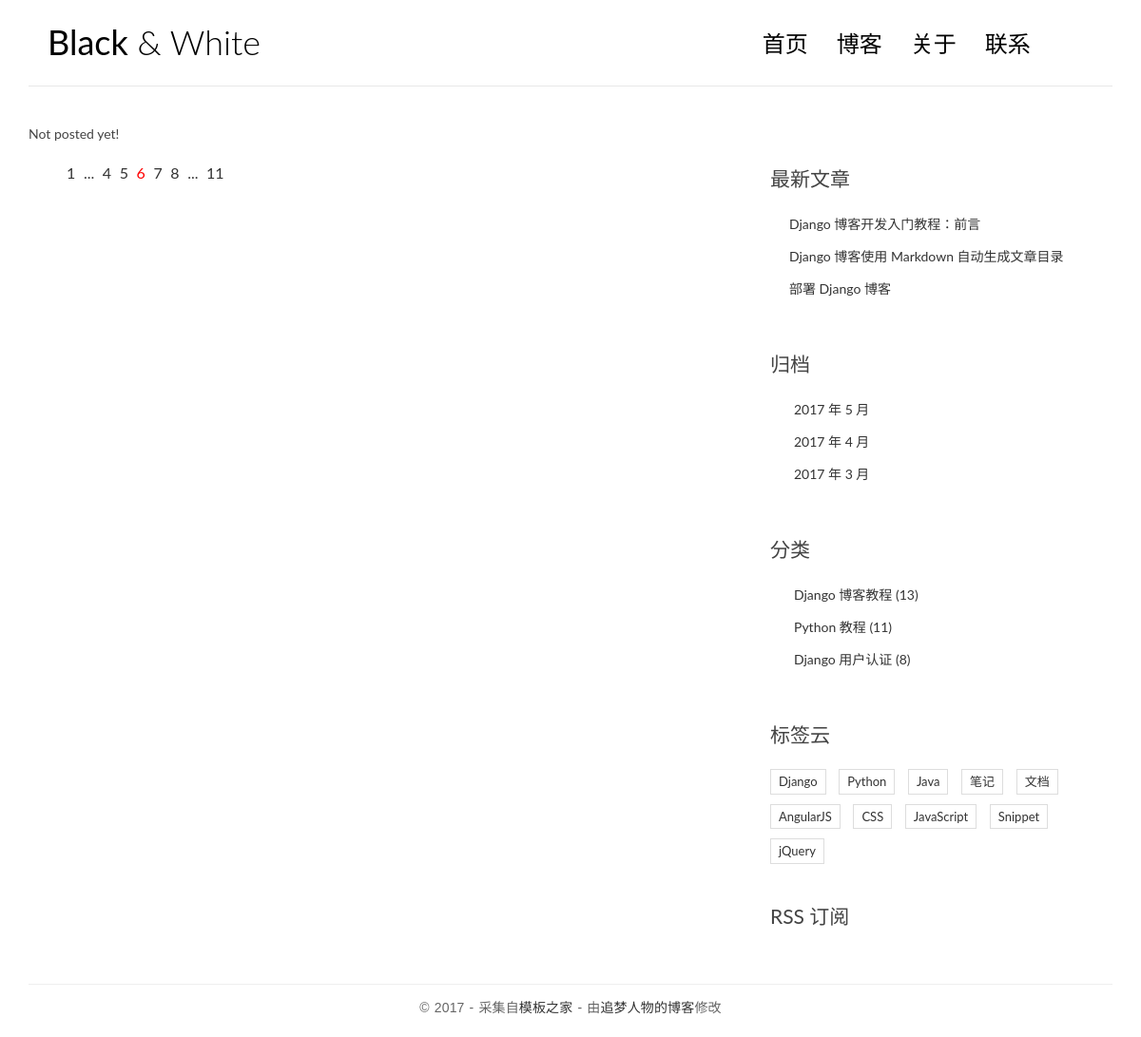
Before: / with the older database file.
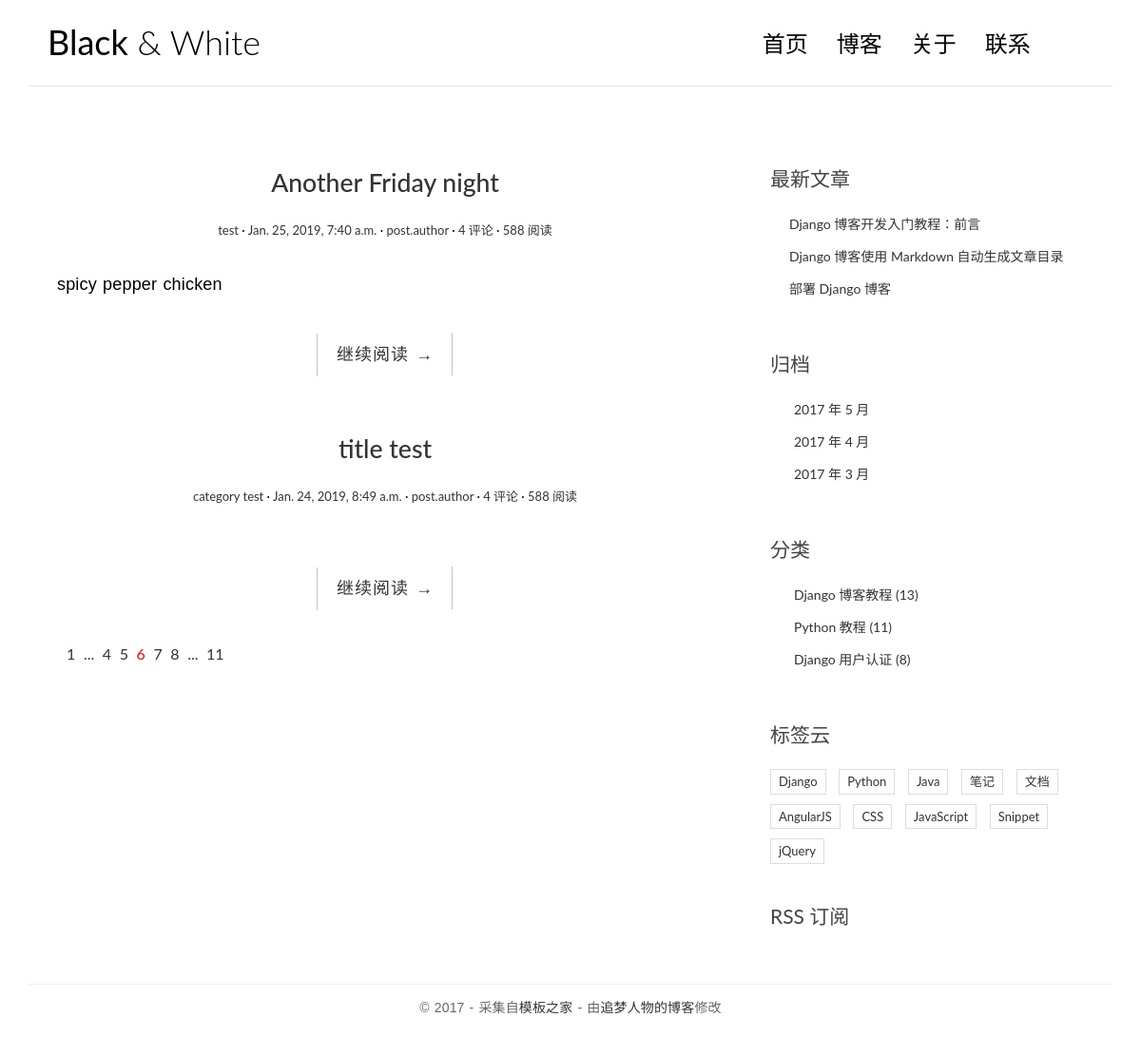
After: the same page with the newer database file.
### blog/models.py (models this page shows, shortened)
class Post(models.Model):
	title=models.CharField(max_length=70)
	body=models.TextField()
	excerpt=models.CharField(max_length=200,blank=True)
	created_time=models.DateTimeField()
	modified_time=models.DateTimeField()
	category=models.ForeignKey(Category)
	tags=models.ManyToManyField(Tag,blank=True)
	author=models.ForeignKey(User)

class Category(models.Model):
	name=models.CharField(max_length=100)

### blog/views.py (the view)
# urls.py: url(r'^$',views.index,name='index'),
def index(request):
	post_list=Post.objects.all().order_by('-created_time')
	return render(request,'blog/index.html',context={'post_list':post_list})

### templates/blog/index.html (shortened to what this page needs)
{% load staticfiles %}
<!DOCTYPE html>
<html>
<head>
    <link rel="stylesheet" href="https://maxcdn.bootstrapcdn.com/bootstrap/3.4.0/css/bootstrap.min.css">
    <link rel="stylesheet" href="http://code.ionicframework.com/ionicons/2.0.1/css/ionicons.min.css">
    <link rel="stylesheet" href="{% static 'blog/css/pace.css' %}">
    <link rel="stylesheet" href="{% static 'blog/css/custom.css' %}">
</head>
<body>
<div class="container">
    <header id="site-header">
        <div class="row">
            <div class="col-md-4 col-sm-5 col-xs-8">
                <div class="logo">
                    <h1><a href="index.html"><b>Black</b> &amp; White</a></h1>
                </div>
            </div>
            <div class="col-md-8 col-sm-7 col-xs-4">
                <nav class="main-nav" role="navigation">
                    <div class="collapse navbar-collapse" id="bs-example-navbar-collapse-1">
                        <ul class="nav navbar-nav navbar-right">
                            <li class="cl-effect-11"><a href="index.html" data-hover="首页">首页</a></li>
                            <li class="cl-effect-11"><a href="full-width.html" data-hover="博客">博客</a></li>
                            <li class="cl-effect-11"><a href="about.html" data-hover="关于">关于</a></li>
                            <li class="cl-effect-11"><a href="contact.html" data-hover="联系">联系</a></li>
                        </ul>
                    </div>
                </nav>
            </div>
        </div>
    </header>
</div>
<div class="content-body">
    <div class="container">
        <div class="row">
            <main class="col-md-8">
                {% for post in post_list %}
                <article class="post post-{{post.pk}}">
                    <header class="entry-header">
                        <h1 class="entry-title">
                            <a href="single.html">{{post.title}}</a>
                        </h1>
                        <div class="entry-meta">
                            <span class="post-category"><a href="#">{{ post.category.name }}</a></span>
                            <span class="post-date"><a href="#"><time class="entry-date"
                                                                      datetime="2012-11-09T23:15:57+00:00">{{post.created_time}}</time></a></span>
                            <span class="post-author"><a href="#">post.author</a></span>
                            <span class="comments-link"><a href="#">4 评论</a></span>
                            <span class="views-count"><a href="#">588 阅读</a></span>
                        </div>
                    </header>
                    <div class="entry-content clearfix">
                        <p>{{post.excerpt}}</p>
                        <div class="read-more cl-effect-14">
                            <a href="#" class="more-link">继续阅读 <span class="meta-nav">→</span></a>
                        </div>
                    </div>
                </article>
                {% empty %}
                    <div class="no-post">Not posted yet!</div>
                {% endfor %}
                <div class="pagination">
                    <ul>
                        <li><a href="">1</a></li>
                        <li><a href="">...</a></li>
                        <li><a href="">4</a></li>
                        <li><a href="">5</a></li>
                        <li class="current"><a href="">6</a></li>
                        <li><a href="">7</a></li>
                        <li><a href="">8</a></li>
                        <li><a href="">...</a></li>
                        <li><a href="">11</a></li>
                    </ul>
                </div>
            </main>
            <aside class="col-md-4">
                <div class="widget widget-recent-posts">
                    <h3 class="widget-title">最新文章</h3>
                    <ul>
                        <li>
                            <a href="#">Django 博客开发入门教程：前言</a>
                        </li>
                        <li>
                            <a href="#">Django 博客使用 Markdown 自动生成文章目录</a>
                        </li>
                        <li>
                            <a href="#">部署 Django 博客</a>
                        </li>
                    </ul>
                </div>
                <div class="widget widget-archives">
                    <h3 class="widget-title">归档</h3>
                    <ul>
                        <li>
                            <a href="#">2017 年 5 月</a>
                        </li>
                        <li>
                            <a href="#">2017 年 4 月</a>
                        </li>
                        <li>
                            <a href="#">2017 年 3 月</a>
                        </li>
                    </ul>
                </div>
                <div class="widget widget-category">
                    <h3 class="widget-title">分类</h3>
                    <ul>
                        <li>
                            <a href="#">Django 博客教程 <span class="post-count">(13)</span></a>
                        </li>
                        <li>
                            <a href="#">Python 教程 <span class="post-count">(11)</span></a>
                        </li>
                        <li>
                            <a href="#">Django 用户认证 <span class="post-count">(8)</span></a>
                        </li>
                    </ul>
                </div>
                <div class="widget widget-tag-cloud">
                    <h3 class="widget-title">标签云</h3>
                    <ul>
                        <li>
                            <a href="#">Django</a>
                        </li>
                        <li>
                            <a href="#">Python</a>
                        </li>
                        <li>
                            <a href="#">Java</a>
                        </li>
                        <li>
                            <a href="#">笔记</a>
                        </li>
                        <li>
                            <a href="#">文档</a>
                        </li>
                        <li>
                            <a href="#">AngularJS</a>
                        </li>
                        <li>
                            <a href="#">CSS</a>
                        </li>
                        <li>
                            <a href="#">JavaScript</a>
                        </li>
                        <li>
                            <a href="#">Snippet</a>
                        </li>
                        <li>
                            <a href="#">jQuery</a>
                        </li>
                    </ul>
                </div>
                <div class="rss">
                    <a href=""> RSS 订阅</a>
                </div>
            </aside>
        </div>
    </div>
</div>
<footer id="site-footer">
    <div class="container">
        <div class="row">
            <div class="col-md-12">
                <p class="copyright">&copy 2017 - 采集自<a href="http://www.cssmoban.com/"
                                                        target="_blank" title="模板之家">模板之家</a>
                    - 由<a href="http://zmrenwu.com/" title="网页模板" target="_blank">追梦人物的博客</a>修改
                </p>
            </div>
        </div>
    </div>
</footer>
</body>
</html>

### templates/blog/static/blog/css/custom.css (style rules this page uses)
* { outline: none; }
h1, h2, h3, h4, h5, h6 { margin-top: 0; }
b { font-weight: 400; }
a { color: #333; }
body { color: #444; font-family: 'Lato', sans-serif; }
p { font-family: 'Ubuntu', sans-serif; font-weight: 400; word-spacing: 1px; letter-spacing: 0.01em; }
#site-header { background-color: #FFF; padding: 25px 20px; margin-bottom: 40px; border-bottom: 1px solid #e7e7e7; }
.logo h1 a { color: #000; }
.logo h1 { margin: 0; font-family: 'Lato', sans-serif; font-weight: 300; }
.main-nav { margin-top: 11px; max-width: 95%; }
.main-nav a { color: #000000 !important; padding: 0 0 5px 0 !important; margin-right: 30px; font-family: 'Lato', sans-serif; font-weight: 300; font-size: 24px; }
.cl-effect-11 a { padding: 10px 0; color: #0972b4; text-shadow: none; }
.cl-effect-11 a::before { position: absolute; top: 0; left: 0; overflow: hidden; padding: 0 0 5px 0 !important; max-width: 0; border-bottom: 1px solid #000; color: #000; content: attr(data-hover); white-space: nowrap; -webkit-transition: max-width 0.5s; -moz-transition: max-width 0.5s; transition: max-width 0.5s; }
.content-body { padding-bottom: 4em; }
.post { background: #fff; padding: 30px 30px 0; }
.entry-title { text-align: center; font-size: 1.9em; margin-bottom: 20px; line-height: 1.6; padding: 10px 20px 0; }
.entry-meta { text-align: center; color: #DDDDDD; font-size: 13px; margin-bottom: 30px; }
.entry-content { font-size: 18px; line-height: 1.9; font-weight: 300; color: #000; }
.post-category::after, .post-date::after, .post-author::after, .comments-link::after { content: ' ·'; color: #000; }
.read-more { font-family: 'Ubuntu', sans-serif; font-weight: 400; word-spacing: 1px; letter-spacing: 0.01em; text-align: center; margin-top: 20px; }
.cl-effect-14 a { padding: 0 20px; height: 45px; line-height: 45px; position: relative; display: inline-block; margin: 15px 25px; letter-spacing: 1px; font-weight: 400; text-shadow: 0 0 1px rgba(255, 255, 255, 0.3); }
.cl-effect-14 a::before, .cl-effect-14 a::after { position: absolute; width: 45px; height: 1px; background: #C3C3C3; content: ''; -webkit-transition: all 0.3s; -moz-transition: all 0.3s; transition: all 0.3s; pointer-events: none; }
.cl-effect-14 a::before { top: 0; left: 0; -webkit-transform: rotate(90deg); -moz-transform: rotate(90deg); transform: rotate(90deg); -webkit-transform-origin: 0 0; -moz-transform-origin: 0 0; transform-origin: 0 0; }
.cl-effect-14 a::after { right: 0; bottom: 0; -webkit-transform: rotate(90deg); -moz-transform: rotate(90deg); transform: rotate(90deg); -webkit-transform-origin: 100% 0; -moz-transform-origin: 100% 0; transform-origin: 100% 0; }
.widget { background: #fff; padding: 30px 0 0; }
.widget-title { font-size: 1.5em; margin-bottom: 20px; line-height: 1.6; padding: 10px 0 0; font-weight: 400; }
.widget-recent-posts ul { padding: 0; margin: 0; padding-left: 20px; }
.widget-recent-posts ul li { list-style-type: none; position: relative; line-height: 170%; margin-bottom: 10px; }
.widget-recent-posts ul li::before { content: '\f3d3'; font-family: "Ionicons"; position: absolute; left: -17px; top: 3px; font-size: 16px; color: #000; }
.widget-archives ul { padding: 0; margin: 0; padding-left: 25px; }
.widget-archives ul li { list-style-type: none; position: relative; line-height: 170%; margin-bottom: 10px; }
.widget-archives ul li::before { content: '\f3f3'; font-family: "Ionicons"; position: absolute; left: -25px; top: 1px; font-size: 16px; color: #000; }
.widget-category ul { padding: 0; margin: 0; padding-left: 25px; }
.widget-category ul li { list-style-type: none; position: relative; line-height: 170%; margin-bottom: 10px; }
.widget-category ul li::before { content: '\f3fe'; font-family: "Ionicons"; position: absolute; left: -25px; top: 1px; font-size: 18px; color: #000; }
.widget-tag-cloud ul { padding: 0; margin: 0; margin-right: -10px; }
.widget-tag-cloud ul li { list-style-type: none; font-size: 13px; display: inline-block; margin-right: 10px; margin-bottom: 10px; padding: 3px 8px; border: 1px solid #ddd; }
.rss { font-size: 21px; margin-top: 30px; }
.rss a { color: #444; }
#site-footer { padding-top: 10px; padding: 0 0 1.5em 0; }
.copyright { text-align: center; padding-top: 1em; margin: 0; border-top: 1px solid #eee; color: #666; }
.pagination ul { list-style: none; }
.pagination ul li { display: inline-block; font-size: 16px; margin-right: 5px; }
.current a { color: red; }

Changed rows visible on the page:
added Post: title "Another Friday night", category.name "test", created_time "Jan. 25, 2019, 7:40 a.m.", excerpt "spicy pepper chicken"
added Post: title "title test", category.name "category test", created_time "Jan. 24, 2019, 8:49 a.m."
Other visible differences:
text no longer shown: "Not posted yet!"
